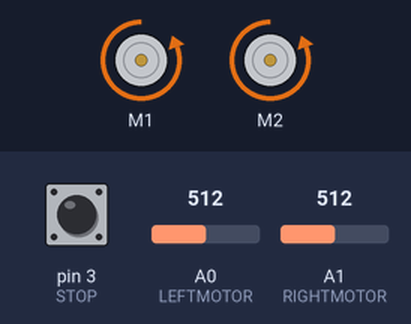
The sketch below on a simulated Arduino Uno, built with avr-gcc and run on an emulated ATmega328P. Shown: 2 × DC motor (green arrow = forward, orange = backward, longer = faster). Inputs (shaded band) come from the test bench; at power-on: pin 3 (STOP) LOW, A0 (LEFTMOTOR) = 512, A1 (RIGHTMOTOR) = 512.

Above: at 1.2 s.
1.3 s: pin 3 (STOP) pulled HIGH for 0.15 s
At 1.37 s:
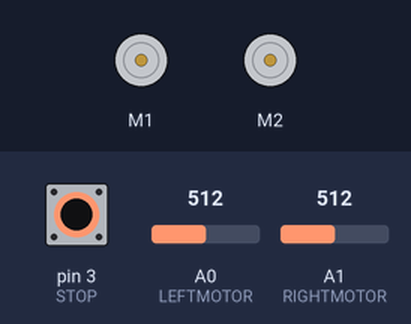
2.9 s: pin 3 (STOP) pulled HIGH for 3.2 s
At 6.9 s:
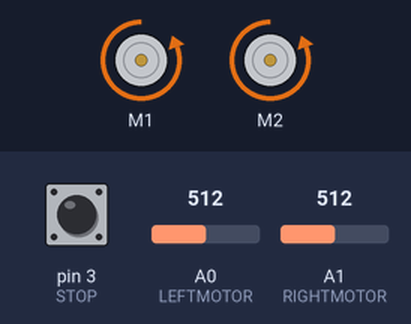
Timing chart, 0 to 8.4 s (numbered marks = the images above; inputs shaded):
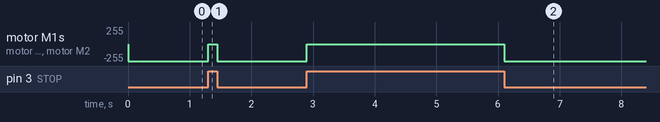

The sketch:

sketch.ino
```cpp
#include "RedBot.h"
#include <Arduino.h>

#define LEFTMOTOR A0
#define RIGHTMOTOR A1
#define STOP 3

RedBotMotor botMotor;


void setup()
{

}

int getMotorValue(int);
void loop()
{
	if(digitalRead(STOP) == HIGH)
	{
		botMotor.brake();
	}
	else{
		int rightMotorIn = analogRead(LEFTMOTOR);
		int leftMotorIn = analogRead(RIGHTMOTOR);
		botMotor.leftDrive(getMotorValue(rightMotorIn));
		botMotor.rightDrive(getMotorValue(leftMotorIn));
	}
}

/*
 * USAGE: 551 is about stop, 1023 is full forward, 0 is full backward
 * Regression based so it's a bit off
 */
int getMotorValue(int analogValue){
	return ((1/2) * analogValue - 255);
}
```

Measured:
- after the input at 1.3 s, motor M1, motor M2: backward 255/255 → stopped at once, → backward 255/255 0.15 s later
- after the input at 2.9 s, motor M1, motor M2: backward 255/255 → stopped at once, → backward 255/255 3.2 s later
